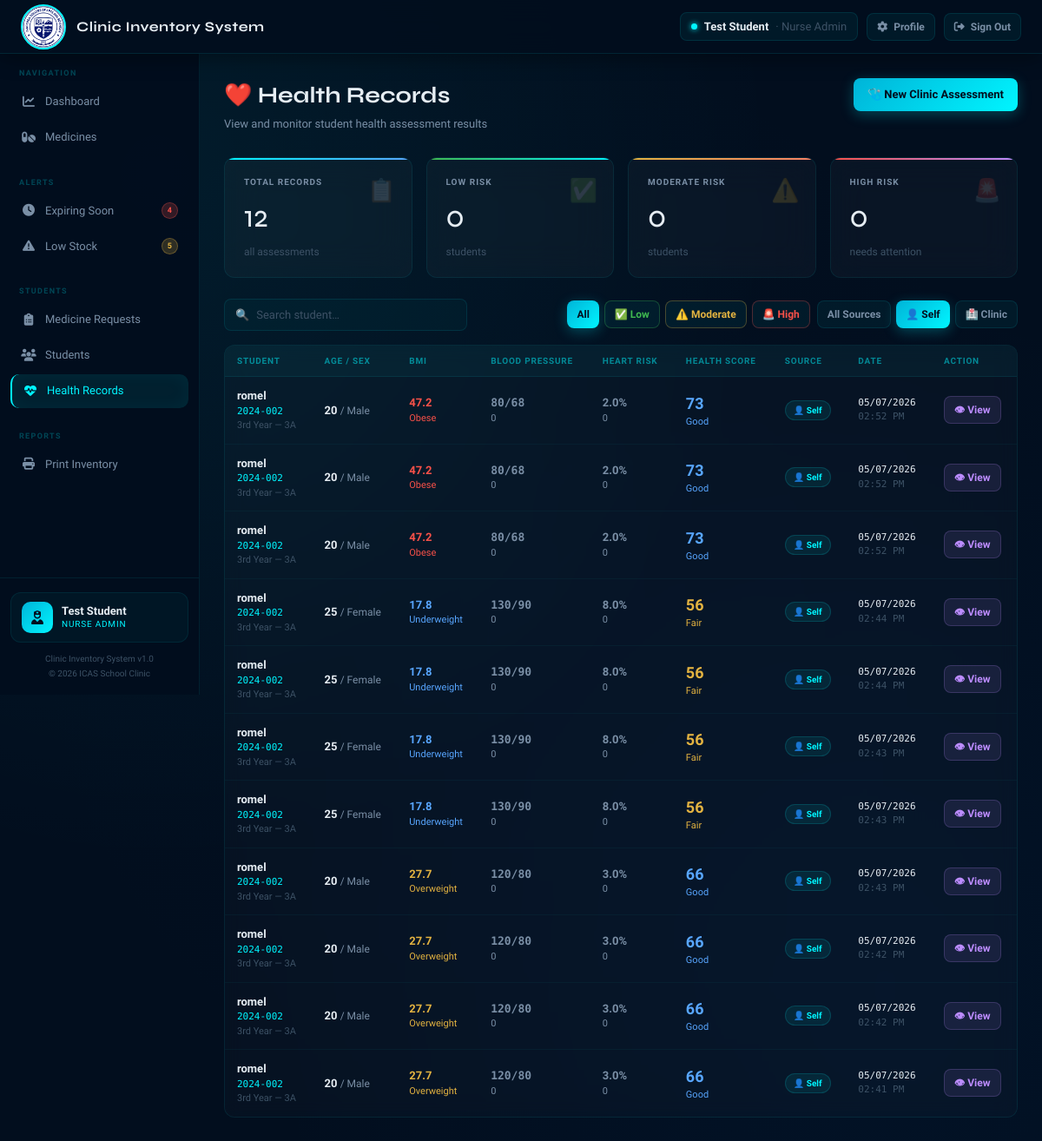
/admin_health.php?source=self&risk=all (signed in), run on the app's committed database.
### tables this page shows
CREATE TABLE `health_records` (
  `record_id` int(11) NOT NULL,
  `user_id` int(11) NOT NULL,
  `age` int(11) DEFAULT NULL,
  `sex` varchar(10) DEFAULT NULL,
  `height` decimal(5,1) DEFAULT NULL,
  `weight` decimal(5,1) DEFAULT NULL,
  `bmi` decimal(4,1) DEFAULT NULL,
  `bmi_category` varchar(20) DEFAULT NULL,
  `systolic_bp` int(11) DEFAULT NULL,
  `diastolic_bp` int(11) DEFAULT NULL,
  `bp_category` varchar(30) DEFAULT NULL,
  `total_cholesterol` decimal(6,1) DEFAULT NULL,
  `hdl_cholesterol` decimal(6,1) DEFAULT NULL,
  `smoking` tinyint(1) DEFAULT 0,
  `diabetes` tinyint(1) DEFAULT 0,
  `bp_treatment` tinyint(1) DEFAULT 0,
  `cvd_risk_percent` decimal(4,1) DEFAULT NULL,
  `cvd_category` varchar(20) DEFAULT NULL,
  `health_score` int(11) DEFAULT NULL,
  `health_category` varchar(20) DEFAULT NULL,
  `source` varchar(10) DEFAULT 'self',
  `notes` text DEFAULT NULL,
  `checked_at` datetime DEFAULT current_timestamp()
);

CREATE TABLE `users` (
  `user_id` int(11) NOT NULL,
  `student_id` varchar(20) DEFAULT NULL,
  `full_name` varchar(100) NOT NULL,
  `grade` varchar(20) DEFAULT NULL,
  `section` varchar(20) DEFAULT NULL,
  `email` varchar(100) NOT NULL,
  `password` varchar(255) NOT NULL,
  `status` varchar(20) DEFAULT 'Active',
  `created_at` datetime DEFAULT current_timestamp()
);

### admin_health.php (the view, shortened to what this page needs)
<?php
require_once __DIR__ . '/config/db.php';
$filterRisk   = $_GET['risk']   ?? 'all';
$filterSource = $_GET['source'] ?? 'all';
$search       = trim($_GET['search'] ?? '');
$conditions = [];
if ($filterSource === 'self')   $conditions[] = "hr.source = 'self'";
$where = $conditions ? "WHERE " . implode(" AND ", $conditions) : "";
$records = $conn->query("
    SELECT hr.*, u.full_name, u.student_id, u.grade, u.section
    FROM health_records hr
    JOIN users u ON hr.user_id = u.user_id
    {$where}
    ORDER BY hr.checked_at DESC
");
$totalRecords = $conn->query("SELECT COUNT(*) AS c FROM health_records")->fetch_assoc()['c'];
$lowRisk      = $conn->query("SELECT COUNT(*) AS c FROM health_records WHERE cvd_category='Low Risk'")->fetch_assoc()['c'];
$modRisk      = $conn->query("SELECT COUNT(*) AS c FROM health_records WHERE cvd_category='Moderate Risk'")->fetch_assoc()['c'];
$highRisk     = $conn->query("SELECT COUNT(*) AS c FROM health_records WHERE cvd_category='High Risk'")->fetch_assoc()['c'];
require_once __DIR__ . '/includes/header.php';
?>
<div class="page-header">
  <div>
    <h1>❤️ Health Records</h1>
    <p>View and monitor student health assessment results</p>
  </div>
  <a href="admin_health_check.php" class="btn btn-primary">🩺 New Clinic Assessment</a>
</div>
<div class="stats-grid" style="margin-bottom:24px;">
  <div class="stat-card blue">
    <div class="stat-label">Total Records</div>
    <div class="stat-value"><?= $totalRecords ?></div>
    <div class="stat-sub">all assessments</div>
    <div class="stat-icon">📋</div>
  </div>
  <div class="stat-card green">
    <div class="stat-label">Low Risk</div>
    <div class="stat-value"><?= $lowRisk ?></div>
    <div class="stat-sub">students</div>
    <div class="stat-icon">✅</div>
  </div>
  <div class="stat-card yellow">
    <div class="stat-label">Moderate Risk</div>
    <div class="stat-value"><?= $modRisk ?></div>
    <div class="stat-sub">students</div>
    <div class="stat-icon">⚠️</div>
  </div>
  <div class="stat-card red">
    <div class="stat-label">High Risk</div>
    <div class="stat-value"><?= $highRisk ?></div>
    <div class="stat-sub">needs attention</div>
    <div class="stat-icon">🚨</div>
  </div>
</div>
<div style="display:flex;gap:8px;margin-bottom:16px;flex-wrap:wrap;align-items:center;">
  <form method="GET" style="display:flex;gap:8px;align-items:center;flex:1;">
    <div class="search-box" style="max-width:280px;">
      <span class="search-icon">🔍</span>
      <input type="text" name="search"
             value="<?= htmlspecialchars($search) ?>"
             placeholder="Search student…"
             onchange="this.form.submit()">
    </div>
  </form>
  <div style="display:flex;gap:6px;">
    <a href="?risk=all&source=<?= $filterSource ?>"
       class="btn <?= $filterRisk==='all'?'btn-primary':'btn-secondary' ?> btn-sm">All</a>
    <a href="?risk=low&source=<?= $filterSource ?>"
       class="btn btn-secondary btn-sm"
       style="color:var(--green);border-color:rgba(63,185,80,.3)">✅ Low</a>
    <a href="?risk=moderate&source=<?= $filterSource ?>"
       class="btn btn-secondary btn-sm"
       style="color:var(--yellow);border-color:rgba(227,179,65,.3)">⚠️ Moderate</a>
    <a href="?risk=high&source=<?= $filterSource ?>"
       class="btn btn-secondary btn-sm"
       style="color:var(--red);border-color:rgba(248,81,73,.3)">🚨 High</a>
  </div>
  <div style="display:flex;gap:6px;">
    <a href="?source=all&risk=<?= $filterRisk ?>"
       class="btn <?= $filterSource==='all'?'btn-primary':'btn-secondary' ?> btn-sm">All Sources</a>
    <a href="?source=self&risk=<?= $filterRisk ?>"
       class="btn <?= $filterSource==='self'?'btn-primary':'btn-secondary' ?> btn-sm">👤 Self</a>
    <a href="?source=clinic&risk=<?= $filterRisk ?>"
       class="btn <?= $filterSource==='clinic'?'btn-primary':'btn-secondary' ?> btn-sm">🏥 Clinic</a>
  </div>
</div>
<div class="table-card">
  <table>
    <thead><tr>
      <th>Student</th>
      <th>Age / Sex</th>
      <th>BMI</th>
      <th>Blood Pressure</th>
      <th>Heart Risk</th>
      <th>Health Score</th>
      <th>Source</th>
      <th>Date</th>
      <th>Action</th>
    </tr></thead>
    <tbody>
    <?php if ($records->num_rows > 0): while ($r = $records->fetch_assoc()):
      $bmiColor = match($r['bmi_category']) {
        'Normal'      => 'var(--green)',
        'Underweight' => 'var(--blue)',
        'Overweight'  => 'var(--yellow)',
        'Obese'       => 'var(--red)',
        default       => 'var(--text2)'
      };
      $cvdColor = match(true) {
        str_contains($r['cvd_category'], 'Low')      => 'var(--green)',
        str_contains($r['cvd_category'], 'Moderate') => 'var(--yellow)',
        str_contains($r['cvd_category'], 'High')     => 'var(--red)',
        default                                       => 'var(--text2)'
      };
      $bpColor = match(true) {
        str_contains($r['bp_category'], 'Normal')   => 'var(--green)',
        str_contains($r['bp_category'], 'Elevated') => 'var(--yellow)',
        str_contains($r['bp_category'], 'Stage 1')  => 'var(--yellow)',
        str_contains($r['bp_category'], 'Stage 2')  => 'var(--red)',
        str_contains($r['bp_category'], 'Crisis')   => 'var(--red)',
        default => 'var(--text2)'
      };
      $hsColor = $r['health_score'] >= 80 ? 'var(--green)' :
                ($r['health_score'] >= 60 ? 'var(--blue)'  :
                ($r['health_score'] >= 40 ? 'var(--yellow)': 'var(--red)'));
    ?>
      <tr>
        <td>
          <div class="med-name"><?= htmlspecialchars($r['full_name']) ?></div>
          <div style="font-size:11px;color:var(--accent);font-family:'DM Mono',monospace">
            <?= htmlspecialchars($r['student_id']) ?>
          </div>
          <div style="font-size:11px;color:var(--text3)">
            <?= htmlspecialchars($r['grade'] ?: '') ?>
            <?= $r['section'] ? '— '.htmlspecialchars($r['section']) : '' ?>
          </div>
        </td>
        <td>
          <span style="font-weight:600"><?= $r['age'] ?></span>
          <span style="color:var(--text2);font-size:12px"> / <?= ucfirst($r['sex']) ?></span>
        </td>
        <td>
          <div style="font-weight:700;color:<?= $bmiColor ?>"><?= $r['bmi'] ?></div>
          <div style="font-size:11px;color:<?= $bmiColor ?>"><?= htmlspecialchars($r['bmi_category']) ?></div>
        </td>
        <td>
          <div style="font-family:'DM Mono',monospace;font-weight:600;color:<?= $bpColor ?>">
            <?= $r['systolic_bp'] ?>/<?= $r['diastolic_bp'] ?>
          </div>
          <div style="font-size:11px;color:<?= $bpColor ?>"><?= htmlspecialchars($r['bp_category']) ?></div>
        </td>
        <td>
          <div style="font-weight:700;color:<?= $cvdColor ?>"><?= $r['cvd_risk_percent'] ?>%</div>
          <div style="font-size:11px;color:<?= $cvdColor ?>"><?= htmlspecialchars($r['cvd_category']) ?></div>
        </td>
        <td>
          <div style="font-weight:700;font-size:18px;color:<?= $hsColor ?>"><?= $r['health_score'] ?></div>
          <div style="font-size:11px;color:<?= $hsColor ?>"><?= htmlspecialchars($r['health_category']) ?></div>
        </td>
        <td>
          <?php if ($r['source'] === 'clinic'): ?>
            <span class="badge in-stock">🏥 Clinic</span>
          <?php else: ?>
            <span class="badge cat">👤 Self</span>
          <?php endif; ?>
        </td>
        <td class="mono" style="font-size:11px;">
          <?= date('m/d/Y', strtotime($r['checked_at'])) ?>
          <div style="color:var(--text3)"><?= date('h:i A', strtotime($r['checked_at'])) ?></div>
        </td>
        <td>
          <a href="admin_health_view.php?id=<?= $r['record_id'] ?>"
             class="btn btn-view btn-sm">👁 View</a>
        </td>
      </tr>
    <?php endwhile; endif; ?>
    </tbody>
  </table>
</div>
<?php require_once __DIR__ . '/includes/footer.php'; ?>

### data on the page
health_records: user.full_name "romel", user.student_id "2024-002", user.grade "3rd Year", user.section "3A", age "20", sex "Male", bmi "47.2", bmi_category "Obese", systolic_bp "80", diastolic_bp "68", bp_category "0", cvd_risk_percent "2.0", cvd_category "0", health_score "73", health_category "Good", source "👤 Self", checked_at "05/07/2026", checked_at "02:52 PM"
health_records: user.full_name "romel", user.student_id "2024-002", user.grade "3rd Year", user.section "3A", age "20", sex "Male", bmi "47.2", bmi_category "Obese", systolic_bp "80", diastolic_bp "68", bp_category "0", cvd_risk_percent "2.0", cvd_category "0", health_score "73", health_category "Good", source "👤 Self", checked_at "05/07/2026", checked_at "02:52 PM"
health_records: user.full_name "romel", user.student_id "2024-002", user.grade "3rd Year", user.section "3A", age "20", sex "Male", bmi "47.2", bmi_category "Obese", systolic_bp "80", diastolic_bp "68", bp_category "0", cvd_risk_percent "2.0", cvd_category "0", health_score "73", health_category "Good", source "👤 Self", checked_at "05/07/2026", checked_at "02:52 PM"
health_records: user.full_name "romel", user.student_id "2024-002", user.grade "3rd Year", user.section "3A", age "25", sex "Female", bmi "17.8", bmi_category "Underweight", systolic_bp "130", diastolic_bp "90", bp_category "0", cvd_risk_percent "8.0", cvd_category "0", health_score "56", health_category "Fair", source "👤 Self", checked_at "05/07/2026", checked_at "02:44 PM"
health_records: user.full_name "romel", user.student_id "2024-002", user.grade "3rd Year", user.section "3A", age "25", sex "Female", bmi "17.8", bmi_category "Underweight", systolic_bp "130", diastolic_bp "90", bp_category "0", cvd_risk_percent "8.0", cvd_category "0", health_score "56", health_category "Fair", source "👤 Self", checked_at "05/07/2026", checked_at "02:44 PM"
health_records: user.full_name "romel", user.student_id "2024-002", user.grade "3rd Year", user.section "3A", age "25", sex "Female", bmi "17.8", bmi_category "Underweight", systolic_bp "130", diastolic_bp "90", bp_category "0", cvd_risk_percent "8.0", cvd_category "0", health_score "56", health_category "Fair", source "👤 Self", checked_at "05/07/2026", checked_at "02:43 PM"
health_records: user.full_name "romel", user.student_id "2024-002", user.grade "3rd Year", user.section "3A", age "25", sex "Female", bmi "17.8", bmi_category "Underweight", systolic_bp "130", diastolic_bp "90", bp_category "0", cvd_risk_percent "8.0", cvd_category "0", health_score "56", health_category "Fair", source "👤 Self", checked_at "05/07/2026", checked_at "02:43 PM"
health_records: user.full_name "romel", user.student_id "2024-002", user.grade "3rd Year", user.section "3A", age "20", sex "Male", bmi "27.7", bmi_category "Overweight", systolic_bp "120", diastolic_bp "80", bp_category "0", cvd_risk_percent "3.0", cvd_category "0", health_score "66", health_category "Good", source "👤 Self", checked_at "05/07/2026", checked_at "02:43 PM"
health_records: user.full_name "romel", user.student_id "2024-002", user.grade "3rd Year", user.section "3A", age "20", sex "Male", bmi "27.7", bmi_category "Overweight", systolic_bp "120", diastolic_bp "80", bp_category "0", cvd_risk_percent "3.0", cvd_category "0", health_score "66", health_category "Good", source "👤 Self", checked_at "05/07/2026", checked_at "02:42 PM"
health_records: user.full_name "romel", user.student_id "2024-002", user.grade "3rd Year", user.section "3A", age "20", sex "Male", bmi "27.7", bmi_category "Overweight", systolic_bp "120", diastolic_bp "80", bp_category "0", cvd_risk_percent "3.0", cvd_category "0", health_score "66", health_category "Good", source "👤 Self", checked_at "05/07/2026", checked_at "02:42 PM"
health_records: user.full_name "romel", user.student_id "2024-002", user.grade "3rd Year", user.section "3A", age "20", sex "Male", bmi "27.7", bmi_category "Overweight", systolic_bp "120", diastolic_bp "80", bp_category "0", cvd_risk_percent "3.0", cvd_category "0", health_score "66", health_category "Good", source "👤 Self", checked_at "05/07/2026", checked_at "02:41 PM"

### other printed values
getCurrentUser() "Test Student"
$expCount "4"
$lowCount "5"
$totalRecords "12"
$lowRisk "0"
$modRisk "0"
$highRisk "0"
